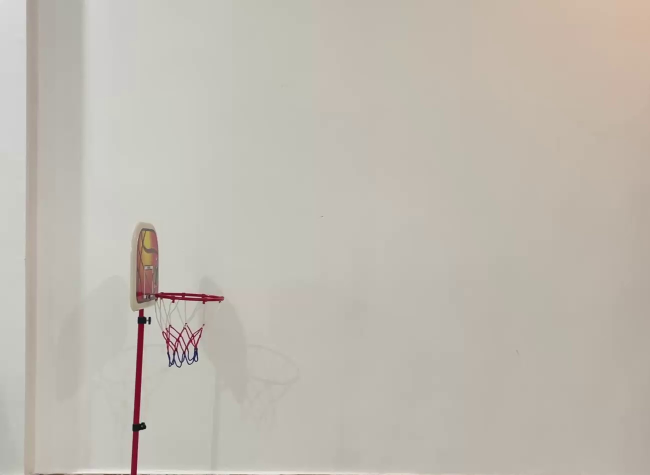
#> input picture cropped.jpg, 1300 x 950 px (shown at 1/2 size)
$ python main.py
#> lines starting #> are read from the running program, lines starting #| are printed output that depends on the picture
"""
A project to detect the path of basketball projection weather it will make up to the basket or not.
"""
import cv2
import cvzone
from cvzone.ColorModule import ColorFinder
import math
import numpy as np

# [92 lines left out: functions find_contours_scratch, find_contours2, find_color, find_contours, crop_to_template_size, not called in this run]


# Main code
capture = cv2.VideoCapture('Videos/vid (1).mp4')
hsvVals = {'hmin': 0, 'smin': 115, 'vmin': 0, 'hmax': 15, 'smax': 255, 'vmax': 255}

template = cv2.imread('cropped.jpg', 0)  # Load in grayscale
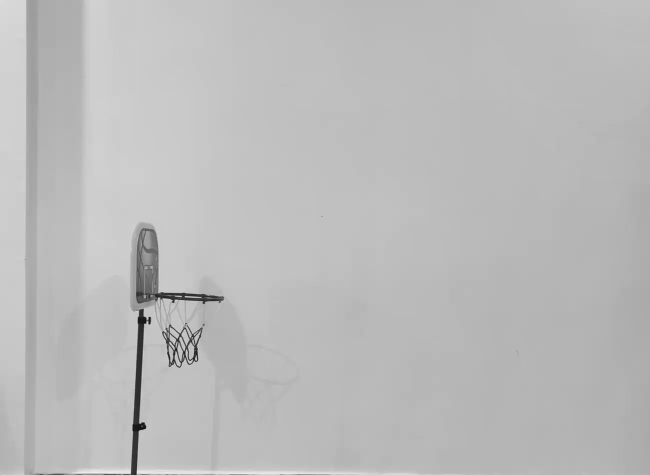
#> template: shape (950, 1300) (shown at 1/2 size); min 4, max 246, mean 187
w, h = template.shape[::-1]
#> w = 1300; h = 950
# print(f"width:{w} and height:{h}")

# Variables
positionList = []
xList = [item for item in range(1, w, 2)]
#> xList = 650 values from 1 to 1299

# Create the color Finder object
#> (the run stopped early here; a loop or call above may not have finished)
